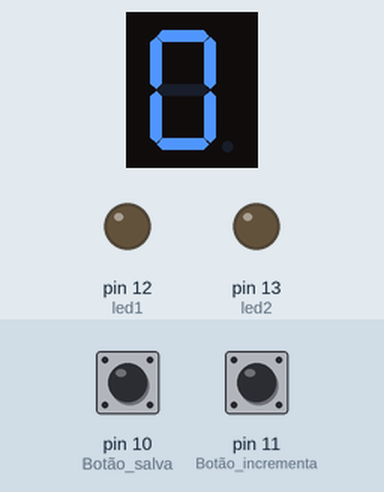
A sketch run on a simulated Arduino Uno, built with avr-gcc and run on an emulated ATmega328P. On the bench: 1-digit seven-segment display, output pins drawn as LEDs (lit = HIGH). Wiring (inferred from the names in the program): 1-digit 7-segment display, segments lit when HIGH: segments pin 2, pin 3, pin 4, pin 5, pin 6, pin 7, pin 8, pin 9. Inputs (shaded band) come from the test bench; at power-on: pin 11 (Botão_incrementa) LOW, pin 10 (Botão_salva) LOW. The segment pins are drawn as the display they are named for; pins used as bus, display or sensor lines are not drawn.

Above: at 1.2 s.
1.3 s: pin 11 (Botão_incrementa) pulled HIGH for 0.15 s
At 2.3 s:
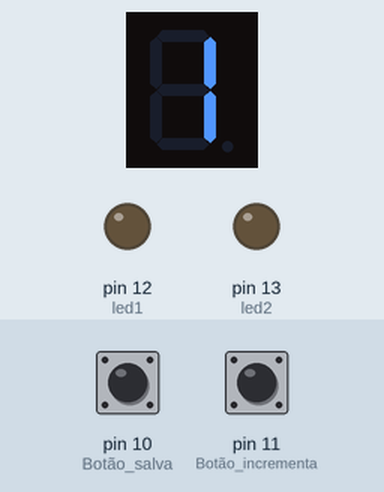
3.0 s: pin 11 (Botão_incrementa) pulled HIGH for 1 s
At 4.9 s:
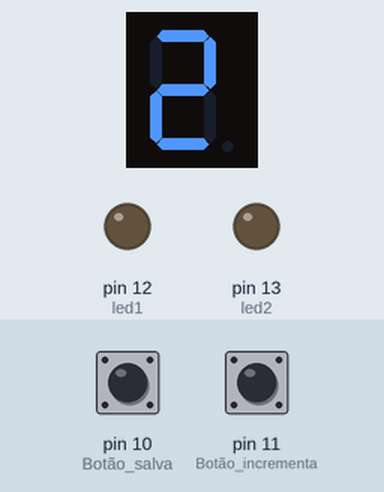
5.5 s: pin 11 (Botão_incrementa) pulled HIGH for 0.15 s
At 6.9 s:
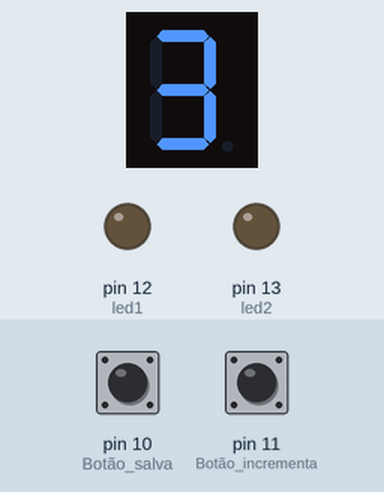
7.2 s: pin 11 (Botão_incrementa) pulled HIGH for 3.2 s
At 11.3 s:
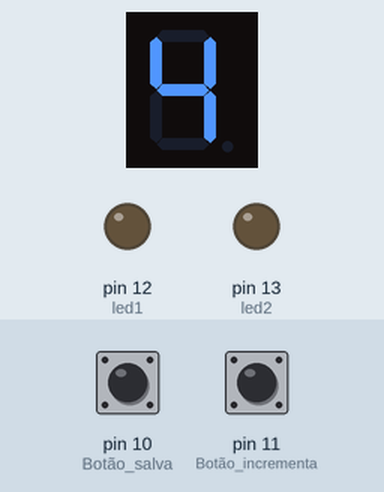
11.9 s: pin 11 (Botão_incrementa) pulled HIGH for 1 s
At 13.9 s:
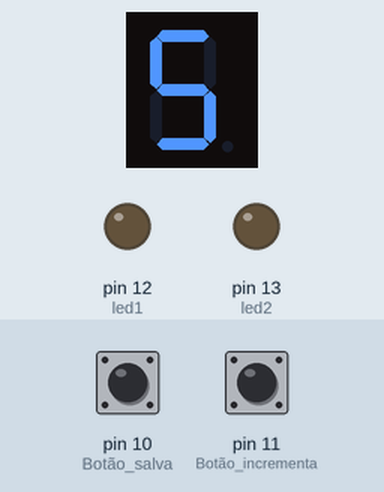
14.4 s: pin 11 (Botão_incrementa) pulled HIGH for 0.15 s
At 16.0 s:
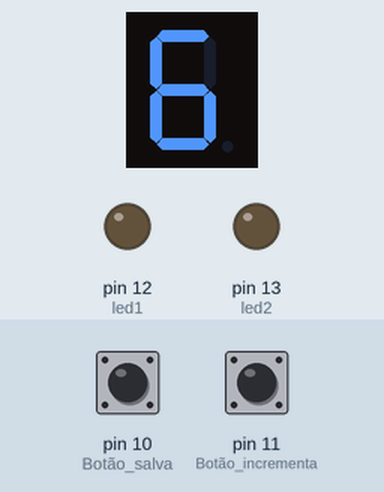
Timing chart, 0 to 17.1 s (numbered marks = the images above; inputs shaded):
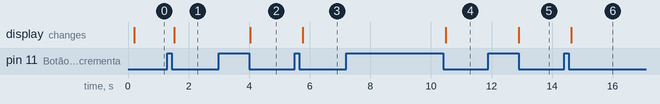

Measured:
- after the input at 1.3 s, the display: changes after 0.22 s (image 1)
- after the input at 3.0 s, the display: changes after 1.0 s (image 2)
- after the input at 5.5 s, the display: changes after 0.26 s (image 3)
- after the input at 7.2 s, the display: changes after 3.3 s (image 4)
- after the input at 11.9 s, the display: changes after 1.0 s (image 5)
- after the input at 14.4 s, the display: changes after 0.22 s (image 6)

The sketch:

Senhacofre_aula5-IC.ino
```cpp
const byte seteSegmentos[16][7] = { { 1,1,1,1,1,1,0 },  // = Digito 0
                                 { 0,1,1,0,0,0,0 },  // = Digito 1
                                 { 1,1,0,1,1,0,1 },  // = Digito 2
                                 { 1,1,1,1,0,0,1 },  // = Digito 3
                                 { 0,1,1,0,0,1,1 },  // = Digito 4
                                 { 1,0,1,1,0,1,1 },  // = Digito 5
                                 { 1,0,1,1,1,1,1 },  // = Digito 6
                                 { 1,1,1,0,0,0,0 },  // = Digito 7
                                 { 1,1,1,1,1,1,1 },  // = Digito 8
                                 { 1,1,1,0,0,1,1 },  // = Digito 9
                                 { 1,1,1,0,1,1,1 },  // = Digito A
                                 { 0,0,1,1,1,1,1 },  // = Digito B
                                 { 1,0,0,1,1,1,0 },  // = Digito C
                                 { 0,1,1,1,1,0,1 },  // = Digito D
                                 { 1,0,0,1,1,1,1 },  // = Digito E
                                 { 1,0,0,0,1,1,1 }   // = Digito F
                                 };

int arr[5];
int i = 0;
int j = 0;
int senha = 0;

#define led1 12
#define led2 13

void setup() {
  pinMode(2, OUTPUT); //Pino 2 do Arduino ligado ao segmento A
  pinMode(3, OUTPUT); //Pino 3 do Arduino ligado ao segmento B
  pinMode(4, OUTPUT); //Pino 4 do Arduino ligado ao segmento C
  pinMode(5, OUTPUT); //Pino 5 do Arduino ligado ao segmento D
  pinMode(6, OUTPUT); //Pino 6 do Arduino ligado ao segmento E
  pinMode(7, OUTPUT); //Pino 7 do Arduino ligado ao segmento F
  pinMode(8, OUTPUT); //Pino 8 do Arduino ligado ao segmento G
  pinMode(9, OUTPUT); //Pino 9 do Arduino ligado ao segmento PONTO
  pinMode(10, INPUT); //Botão salva
  pinMode(11, INPUT); //Botão incrementa
  pinMode(12, OUTPUT); //Led Vermelho
  pinMode(13, OUTPUT);  //Led Verde
}


void loop() {
  // put your main code here, to run repeatedly:
  if(checkButtonState(10)) {
    delay(20);
    while(checkButtonState(10));
    Serial.println(i);
    Serial.println(j);
    arr[j] = i;
    j++;
  }

  if(checkButtonState(11)) {
    delay(20);
    while(checkButtonState(11));
    Serial.print("11 - I:" + i);
    i++;
    if(i == 16) i = 0;
  }

  liga7Seg(i);

  if(j == 4) {
    if(compara(achanum(arr, j), senha)) {
      digitalWrite(led1, HIGH);
      Serial.println("Igual");
    }
    else {
      Serial.println("Diferente");
      digitalWrite(led2, HIGH);
    }
    delay(1000);
    digitalWrite(led1, LOW);
    digitalWrite(led2, LOW);
    j = 0;
  }
}

int achanum(int vect[], int size) {
  int numero = 0, i;
  for (i = 0; i < size; ++i) {
    numero *= 10;
    numero += vect[i];
  }
  return numero;
}

int compara(int a, int b) {
  if(a == b) return 1;
  return 0;
}

void liga7Seg(int digit) {
  byte pin = 2;
  for (byte segCount = 0; segCount < 7; ++segCount)  {
    digitalWrite(pin, seteSegmentos[digit][segCount]);
    pin++;
  }
}

int checkButtonState(int button){
  //Source: Arduino, modified by: KilnerJhow
  // read the state of the switch into a local variable:
  int reading = digitalRead(button);
  delay(100);
  reading = digitalRead(button);
  if(reading) {
    return 1;
  }
  return 0;
}
```
